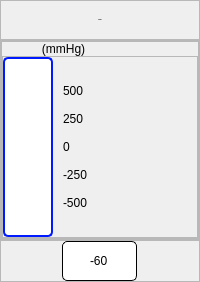
                   <widget class="QFrame" name="dpsensor">
                    <property name="minimumSize">
                     <size>
                      <width>0</width>
                      <height>0</height>
                     </size>
                    </property>
                    <property name="frameShape">
                     <enum>QFrame::NoFrame</enum>
                    </property>
                    <property name="frameShadow">
                     <enum>QFrame::Raised</enum>
                    </property>
                    <layout class="QVBoxLayout" name="verticalLayout_30">
                     <property name="spacing">
                      <number>0</number>
                     </property>
                     <property name="leftMargin">
                      <number>0</number>
                     </property>
                     <property name="topMargin">
                      <number>0</number>
                     </property>
                     <property name="rightMargin">
                      <number>0</number>
                     </property>
                     <property name="bottomMargin">
                      <number>0</number>
                     </property>
                     <item>
                      <widget class="QFrame" name="frame_11">
                       <property name="frameShape">
                        <enum>QFrame::StyledPanel</enum>
                       </property>
                       <property name="frameShadow">
                        <enum>QFrame::Raised</enum>
                       </property>
                       <layout class="QHBoxLayout" name="horizontalLayout_8">
                        <item>
                         <widget class="QLabel" name="s1_label_9">
                          <property name="minimumSize">
                           <size>
                            <width>100</width>
                            <height>20</height>
                           </size>
                          </property>
                          <property name="maximumSize">
                           <size>
                            <width>16777215</width>
                            <height>20</height>
                           </size>
                          </property>
                          <property name="font">
                           <font>
                            <family>Roboto</family>
                            <pointsize>-1</pointsize>
                            <weight>75</weight>
                            <italic>false</italic>
                            <bold>true</bold>
                           </font>
                          </property>
                          <property name="styleSheet">
                           <string notr="true">font: bold 26px &quot;Roboto&quot;;</string>
                          </property>
                          <property name="text">
                           <string>D.Press</string>
                          </property>
                          <property name="alignment">
                           <set>Qt::AlignCenter</set>
                          </property>
                         </widget>
                        </item>
                       </layout>
                      </widget>
                     </item>
                     <item>
                      <widget class="QFrame" name="frame_12">
                       <property name="frameShape">
                        <enum>QFrame::StyledPanel</enum>
                       </property>
                       <property name="frameShadow">
                        <enum>QFrame::Raised</enum>
                       </property>
                       <layout class="QVBoxLayout" name="verticalLayout_7">
                        <property name="spacing">
                         <number>0</number>
                        </property>
                        <property name="leftMargin">
                         <number>0</number>
                        </property>
                        <property name="topMargin">
                         <number>0</number>
                        </property>
                        <property name="rightMargin">
                         <number>0</number>
                        </property>
                        <property name="bottomMargin">
                         <number>0</number>
                        </property>
                        <item>
                         <widget class="QFrame" name="frame_13">
                          <property name="frameShape">
                           <enum>QFrame::StyledPanel</enum>
                          </property>
                          <property name="frameShadow">
                           <enum>QFrame::Raised</enum>
                          </property>
                          <layout class="QVBoxLayout" name="verticalLayout_8">
                           <property name="spacing">
                            <number>0</number>
                           </property>
                           <property name="leftMargin">
                            <number>0</number>
                           </property>
                           <property name="topMargin">
                            <number>0</number>
                           </property>
                           <property name="rightMargin">
                            <number>0</number>
                           </property>
                           <property name="bottomMargin">
                            <number>0</number>
                           </property>
                           <item>
                            <widget class="QLabel" name="label_6">
                             <property name="styleSheet">
                              <string notr="true">font : 16px &quot;Roboto&quot;</string>
                             </property>
                             <property name="text">
                              <string>            (mmHg)</string>
                             </property>
                            </widget>
                           </item>
                           <item>
                            <widget class="QFrame" name="frame_14">
                             <property name="frameShape">
                              <enum>QFrame::StyledPanel</enum>
                             </property>
                             <property name="frameShadow">
                              <enum>QFrame::Raised</enum>
                             </property>
                             <layout class="QHBoxLayout" name="horizontalLayout_9">
                              <property name="spacing">
                               <number>10</number>
                              </property>
                              <property name="leftMargin">
                               <number>0</number>
                              </property>
                              <property name="topMargin">
                               <number>0</number>
                              </property>
                              <property name="rightMargin">
                               <number>0</number>
                              </property>
                              <property name="bottomMargin">
                               <number>0</number>
                              </property>
                              <item>
                               <widget class="QProgressBar" name="s1_bar_7">
                                <property name="sizePolicy">
                                 <sizepolicy hsizetype="Preferred" vsizetype="Preferred">
                                  <horstretch>0</horstretch>
                                  <verstretch>0</verstretch>
                                 </sizepolicy>
                                </property>
                                <property name="minimumSize">
                                 <size>
                                  <width>50</width>
                                  <height>180</height>
                                 </size>
                                </property>
                                <property name="maximumSize">
                                 <size>
                                  <width>50</width>
                                  <height>180</height>
                                 </size>
                                </property>
                                <property name="contextMenuPolicy">
                                 <enum>Qt::DefaultContextMenu</enum>
                                </property>
                                <property name="layoutDirection">
                                 <enum>Qt::LeftToRight</enum>
                                </property>
                                <property name="autoFillBackground">
                                 <bool>false</bool>
                                </property>
                                <property name="styleSheet">
                                 <string notr="true">QProgressBar {
    text-align: center;
	background: #FFFFFF;
	border: 2px solid #001AFF;
	box-sizing: border-box;
	border-radius: 5px;
}
QProgressBar::chunk {
    background: #001AFF;
}</string>
                                </property>
                                <property name="minimum">
                                 <number>0</number>
                                </property>
                                <property name="maximum">
                                 <number>5000</number>
                                </property>
                                <property name="value">
                                 <number>0</number>
                                </property>
                                <property name="alignment">
                                 <set>Qt::AlignRight|Qt::AlignTrailing|Qt::AlignVCenter</set>
                                </property>
                                <property name="textVisible">
                                 <bool>false</bool>
                                </property>
                                <property name="orientation">
                                 <enum>Qt::Vertical</enum>
                                </property>
                                <property name="invertedAppearance">
                                 <bool>false</bool>
                                </property>
                                <property name="textDirection">
                                 <enum>QProgressBar::BottomToTop</enum>
                                </property>
                                <property name="format">
                                 <string>%v</string>
                                </property>
                               </widget>
                              </item>
                              <item>
                               <widget class="QLabel" name="label_7">
                                <property name="styleSheet">
                                 <string notr="true">font : 16px &quot;Roboto&quot;</string>
                                </property>
                                <property name="text">
                                 <string>500

250

0

-250

-500</string>
                                </property>
                                <property name="alignment">
                                 <set>Qt::AlignLeading|Qt::AlignLeft|Qt::AlignVCenter</set>
                                </property>
                               </widget>
                              </item>
                             </layout>
                            </widget>
                           </item>
                          </layout>
                         </widget>
                        </item>
                       </layout>
                      </widget>
                     </item>
                     <item>
                      <widget class="QFrame" name="frame_15">
                       <property name="frameShape">
                        <enum>QFrame::StyledPanel</enum>
                       </property>
                       <property name="frameShadow">
                        <enum>QFrame::Raised</enum>
                       </property>
                       <layout class="QHBoxLayout" name="horizontalLayout_10">
                        <property name="spacing">
                         <number>0</number>
                        </property>
                        <property name="leftMargin">
                         <number>0</number>
                        </property>
                        <property name="topMargin">
                         <number>0</number>
                        </property>
                        <property name="rightMargin">
                         <number>0</number>
                        </property>
                        <property name="bottomMargin">
                         <number>0</number>
                        </property>
                        <item>
                         <widget class="QLineEdit" name="s1_edit_17">
                          <property name="sizePolicy">
                           <sizepolicy hsizetype="Preferred" vsizetype="Preferred">
                            <horstretch>0</horstretch>
                            <verstretch>0</verstretch>
                           </sizepolicy>
                          </property>
                          <property name="minimumSize">
                           <size>
                            <width>75</width>
                            <height>40</height>
                           </size>
                          </property>
                          <property name="maximumSize">
                           <size>
                            <width>75</width>
                            <height>40</height>
                           </size>
                          </property>
                          <property name="styleSheet">
                           <string notr="true">background: #FFFFFF;
border: 1px solid #000000;
border-radius: 5px;
font:  bold 16px &quot;Roboto&quot;;</string>
                          </property>
                          <property name="text">
                           <string>-60</string>
                          </property>
                          <property name="alignment">
                           <set>Qt::AlignCenter</set>
                          </property>
                         </widget>
                        </item>
                       </layout>
                      </widget>
                     </item>
                    </layout>
                   </widget>
